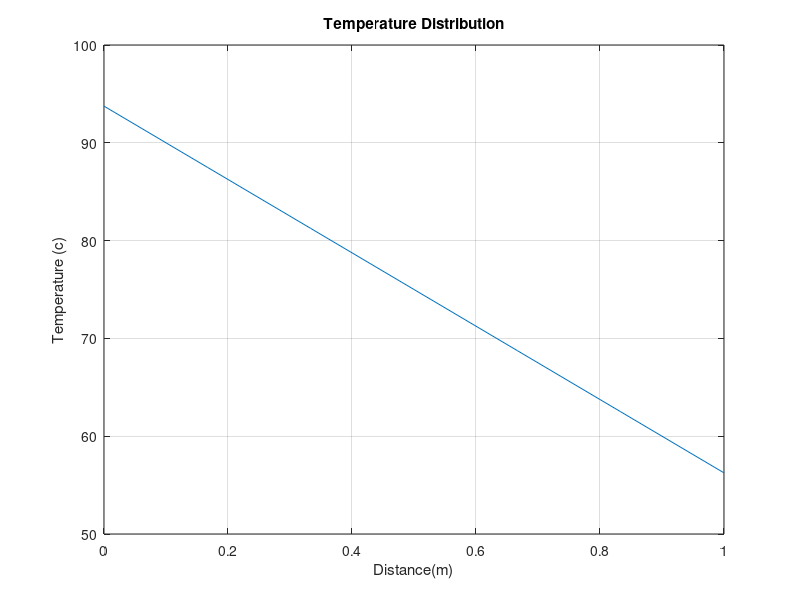

The MATLAB script that drew this image:
L=1;
Nx=7;
dx=L/(Nx-1);
% k = 1;
Q = 0;
A = zeros(Nx,Nx);
A(1,1) = 2;
A(Nx,Nx)=2;
A(7,6)=-1;
for i = 2:Nx-1
    A(i,i-1) =-1
    A(i,i) = 2
    A(i,i+1) =-1
    A(i-1,i) = -1
end
disp(A)
b = zeros(Nx,1);
b(1) = 100;
b(Nx) = 50;
T=inv(A)*b;
x = linspace(0,L,Nx);
plot(x,T);
xlabel('Distance(m)');
ylabel('Temperature (c)');
title('Temperature Distribution')
grid on;